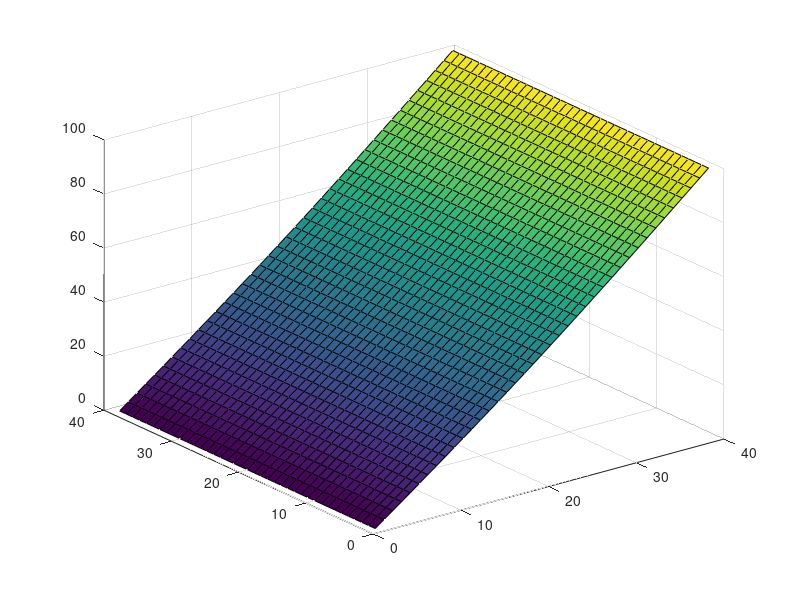
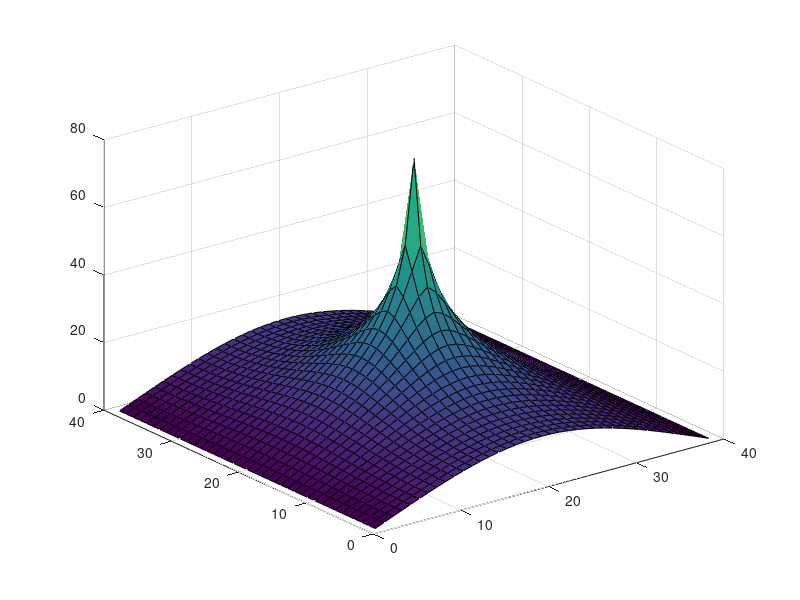

Write MATLAB code to recreate these figures, in order.
function lesson12
N = 39;
T = zeros(N,N);
T(:, N) = 100;

for k = 1:1000
    for j = 1:N
        T(1, j) = T(2, j);
        T(N, j) = T(N - 1, j);
    end
    for i = 2 : N-1
        for j = 2 : N-1
            T(i, j) = 0.25 * (T(i - 1, j) + T(i + 1, j) + T(i, j - 1) + T(i, j + 1));
        end
    end
end
x = 1 : N ; y = 1 : N;
figure(1)
surf(x, y, T);
%=========================================%
N = 39;
T2 = zeros(N, N);

for k = 1:1000
    for j = 1 : N
        T2(1, j) = T2(2, j);
        T2(N, j) = T2(N - 1, j);
    end
    for i = 2 : N - 1
        for j = 2 : N - 1
            if i == 20 & j == 20
                T2(i, j) = 0.25 * (T2(i - 1, j) + T2(i + 1, j) + T2(i, j - 1) + T2(i, j + 1)) + 100 * 0.25;
            else
                T2(i, j) = 0.25 * (T2(i - 1, j) + T2(i + 1, j) + T2(i, j - 1) + T2(i, j + 1));
            end
        end
    end
end
x2 = 1 : N ; y2 = 1 : N;
figure(2)
surf(x2, y2, T2);
end